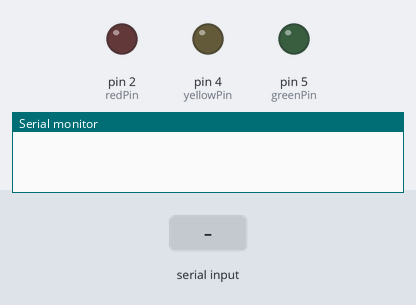
Bench run of a sketch on a simulated Arduino Uno, built with avr-gcc and run on an emulated ATmega328P. On the bench: output pins drawn as LEDs (lit = HIGH), the last lines printed to the serial monitor. The test bench sets the inputs (shaded band).

Above: at 1.2 s.
1.3 s: "r" received over Serial
At 1.8 s:
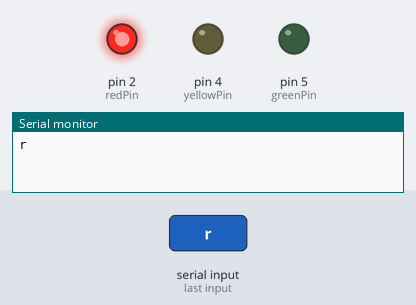
2.8 s: "g" received over Serial
At 4.0 s:
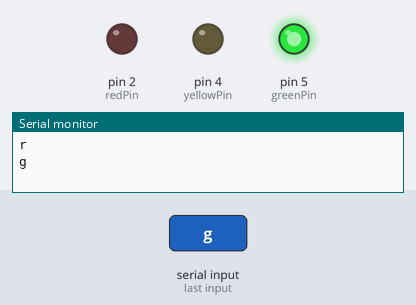
4.3 s: "y" received over Serial
At 5.3 s:
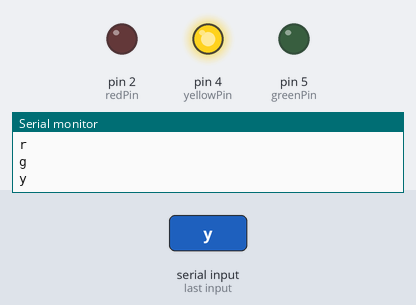
Timing chart, 0 to 7.3 s (numbered marks = the images above; inputs shaded):
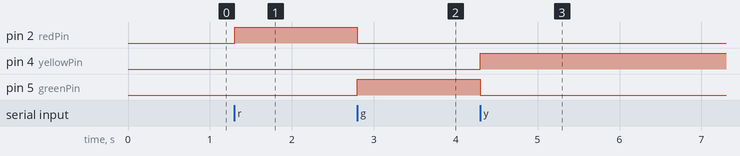

The sketch:

rgylights.ino
```cpp
int redPin = 2;
int greenPin = 5;
int yellowPin = 4;

void setup()
{
  pinMode(redPin, OUTPUT);
  pinMode(greenPin, OUTPUT);
  pinMode(yellowPin, OUTPUT);

  Serial.begin(9600);
}

void loop() {

  if (Serial.available() > 0) {

    String receivedString = "";

    while (Serial.available() > 0) {
      receivedString += char(Serial.read ());
    }

    Serial.println(receivedString);

    if(receivedString == "r") {
      digitalWrite(redPin,HIGH);
      digitalWrite(greenPin,LOW);
      digitalWrite(yellowPin,LOW);
    }
    if(receivedString == "g") {
     digitalWrite(redPin,LOW);
      digitalWrite(greenPin,HIGH);
      digitalWrite(yellowPin,LOW);
    }

    if(receivedString == "y") {
     digitalWrite(redPin,LOW);
      digitalWrite(greenPin,LOW);
      digitalWrite(yellowPin,HIGH);
    }
    if(receivedString == "o") {
     digitalWrite(redPin,LOW);
      digitalWrite(greenPin,LOW);
      digitalWrite(yellowPin,LOW);
    }

  }

}
```

Measured:
- after the input at 1.3 s, pin 2 (redPin): LOW → HIGH at once
- after the input at 2.8 s, pin 2 (redPin): HIGH → LOW at once; pin 5 (greenPin): LOW → HIGH at once
- after the input at 4.3 s, pin 4 (yellowPin): LOW → HIGH at once; pin 5 (greenPin): HIGH → LOW at once
